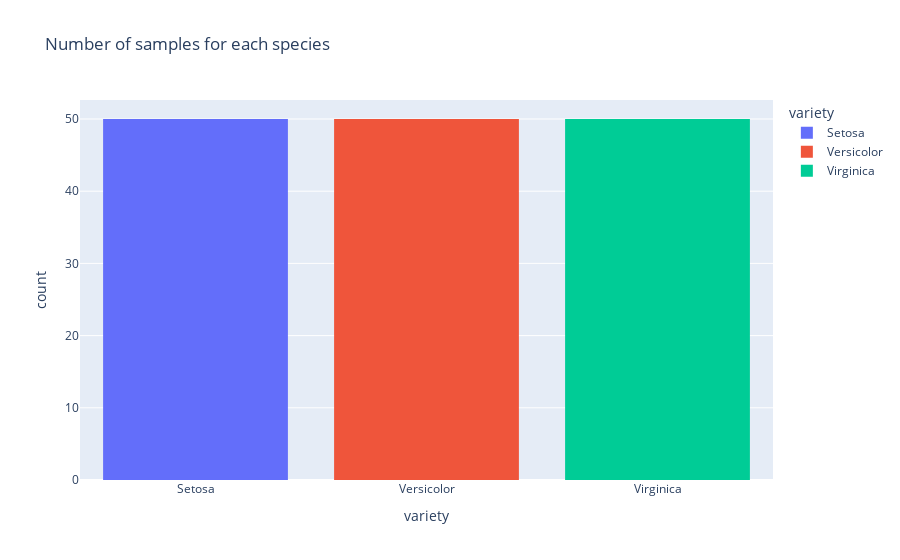

Notebook code for this chart:
### Markdown cell above
Gráficos no Plotly

### Code cell
hist = px.histogram(iris, iris['variety'], color='variety' ,title='Number of samples for each species')
hist

### Figure 1 — Plotly figure (JSON) as saved in the notebook; plotly's stock layout.template omitted (floating-point values rounded to 4 significant figures)
{"data": [{"alignmentgroup": "True", "bingroup": "x", "hovertemplate": "variety=%{x}<br>count=%{y}<extra></extra>", "legendgroup": "Setosa", "marker": {"color": "#636efa", "pattern": {"shape": ""}}, "name": "Setosa", "offsetgroup": "Setosa", "orientation": "v", "showlegend": true, "type": "histogram", "x": ["Setosa", "Setosa", "Setosa", "Setosa", "Setosa", "Setosa", "Setosa", "Setosa", "Setosa", "Setosa", "Setosa", "Setosa", "Setosa", "Setosa", "Setosa", "Setosa", "Setosa", "Setosa", "Setosa", "Setosa", "Setosa", "Setosa", "Setosa", "Setosa", "Setosa", "Setosa", "Setosa", "Setosa", "Setosa", "Setosa", "Setosa", "Setosa", "Setosa", "Setosa", "Setosa", "Setosa", "Setosa", "Setosa", "Setosa", "Setosa", "Setosa", "Setosa", "Setosa", "Setosa", "Setosa", "Setosa", "Setosa", "Setosa", "Setosa", "Setosa"], "xaxis": "x", "yaxis": "y"}, {"alignmentgroup": "True", "bingroup": "x", "hovertemplate": "variety=%{x}<br>count=%{y}<extra></extra>", "legendgroup": "Versicolor", "marker": {"color": "#EF553B", "pattern": {"shape": ""}}, "name": "Versicolor", "offsetgroup": "Versicolor", "orientation": "v", "showlegend": true, "type": "histogram", "x": ["Versicolor", "Versicolor", "Versicolor", "Versicolor", "Versicolor", "Versicolor", "Versicolor", "Versicolor", "Versicolor", "Versicolor", "Versicolor", "Versicolor", "Versicolor", "Versicolor", "Versicolor", "Versicolor", "Versicolor", "Versicolor", "Versicolor", "Versicolor", "Versicolor", "Versicolor", "Versicolor", "Versicolor", "Versicolor", "Versicolor", "Versicolor", "Versicolor", "Versicolor", "Versicolor", "Versicolor", "Versicolor", "Versicolor", "Versicolor", "Versicolor", "Versicolor", "Versicolor", "Versicolor", "Versicolor", "Versicolor", "Versicolor", "Versicolor", "Versicolor", "Versicolor", "Versicolor", "Versicolor", "Versicolor", "Versicolor", "Versicolor", "Versicolor"], "xaxis": "x", "yaxis": "y"}, {"alignmentgroup": "True", "bingroup": "x", "hovertemplate": "variety=%{x}<br>count=%{y}<extra></extra>", "legendgroup": "Virginica", "marker": {"color": "#00cc96", "pattern": {"shape": ""}}, "name": "Virginica", "offsetgroup": "Virginica", "orientation": "v", "showlegend": true, "type": "histogram", "x": ["Virginica", "Virginica", "Virginica", "Virginica", "Virginica", "Virginica", "Virginica", "Virginica", "Virginica", "Virginica", "Virginica", "Virginica", "Virginica", "Virginica", "Virginica", "Virginica", "Virginica", "Virginica", "Virginica", "Virginica", "Virginica", "Virginica", "Virginica", "Virginica", "Virginica", "Virginica", "Virginica", "Virginica", "Virginica", "Virginica", "Virginica", "Virginica", "Virginica", "Virginica", "Virginica", "Virginica", "Virginica", "Virginica", "Virginica", "Virginica", "Virginica", "Virginica", "Virginica", "Virginica", "Virginica", "Virginica", "Virginica", "Virginica", "Virginica", "Virginica"], "xaxis": "x", "yaxis": "y"}], "layout": {"autosize": true, "barmode": "relative", "legend": {"title": {"text": "variety"}, "tracegroupgap": 0}, "title": {"text": "Number of samples for each species"}, "xaxis": {"anchor": "y", "autorange": true, "categoryarray": ["Setosa", "Versicolor", "Virginica"], "categoryorder": "array", "domain": [0, 1], "range": [-0.5, 2.5], "title": {"text": "variety"}, "type": "category"}, "yaxis": {"anchor": "x", "autorange": true, "domain": [0, 1], "range": [0, 52.63], "title": {"text": "count"}}}}
